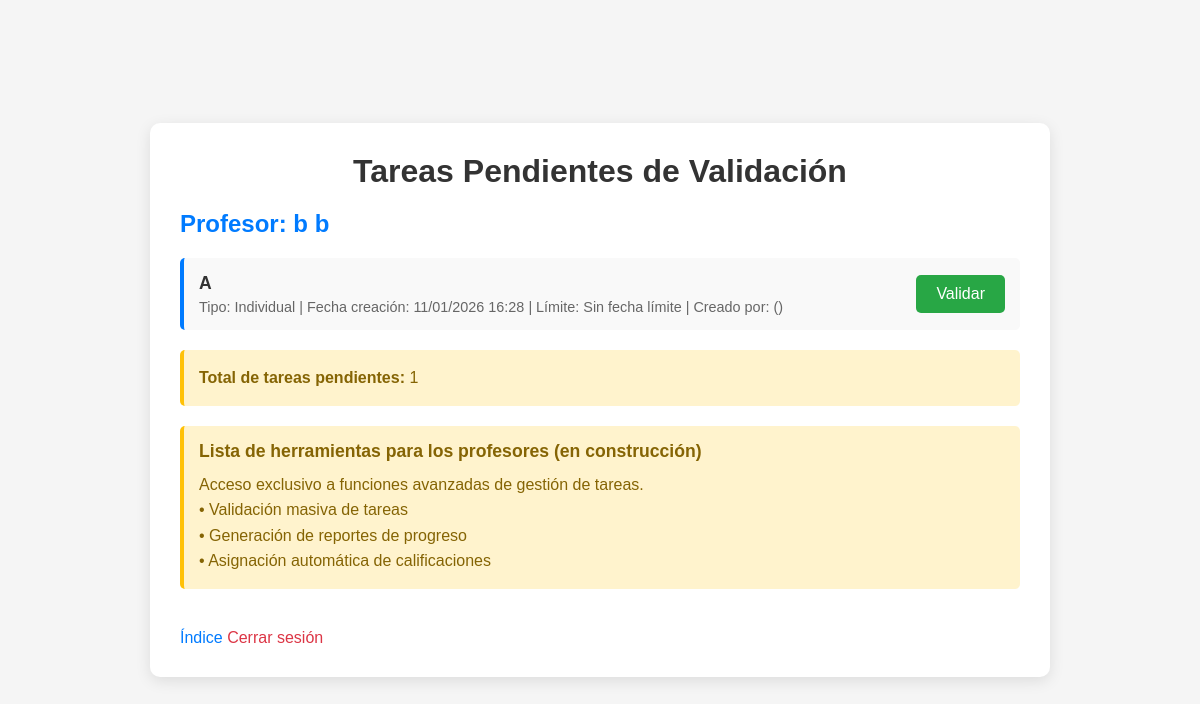
The app's page /validacion-profesor/ (signed in), older data.
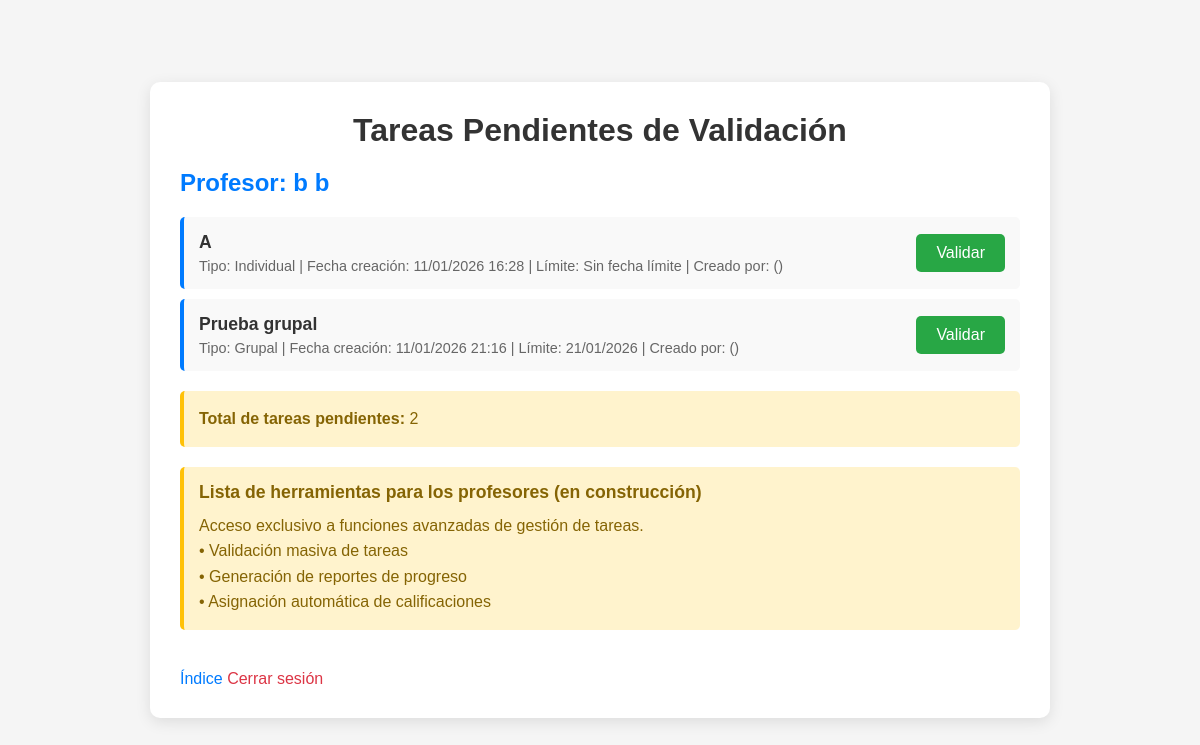
The same page, newer data.
### Aplicaciones/models.py (models this page shows, shortened)
class Tarea(models.Model):
    TIPO_CHOICES = (
        ('INDIVIDUAL', 'Individual'),
        ('GRUPAL', 'Grupal'),
        ('EVALUABLE', 'Evaluable'),
    )
    titulo = models.CharField(max_length=200)
    descripcion = models.TextField()
    tipo = models.CharField(max_length=20, choices=TIPO_CHOICES)
    evaluacion = models.BooleanField(default=False)
    validada = models.BooleanField(default=False)
    profesor_validar = models.ForeignKey(Usuario, on_delete=models.SET_NULL, null=True, blank=True, related_name='tareas_validadas')
    completada = models.BooleanField(default=False)
    crear = models.ForeignKey(Usuario, on_delete=models.CASCADE, related_name='tareas_creadas', null=True, blank=True)
    fecha_creacion = models.DateTimeField(auto_now_add=True, null=True, blank=True)
    fecha_final = models.DateField(null=True, blank=True)
    alumnos_participantes = models.ManyToManyField(Usuario, related_name='tareas_participante', blank=True, limit_choices_to={'rol': 'ALUMNO'})

### Aplicaciones/views.py (the view)
# urls.py: path('validacion-profesor/', views.validacion, name='validacion_profesor'),
def validacion(request):
    if not request.user.is_authenticated or request.user.rol != 'PROFESOR':
        return redirect('login')
    tareas_pendientes = Tarea.objects.filter(
        validada=False,
        completada=True
    ).select_related('crear')
    context = {
        'profesor': request.user,
        'tareas_pendientes': tareas_pendientes
    }
    return render(request, 'Aplicaciones/validacion_profesor.html', context)

### Aplicaciones/templates/Aplicaciones/validacion_profesor.html (shortened to what this page needs)
<!DOCTYPE html>
<html>
<head>
</head>
<body>
    <div class="container">
        <h1>Tareas Pendientes de Validación</h1>
        <h2>Profesor: {{ profesor.first_name }} {{ profesor.last_name }}</h2>
        <ul>
        {% for tarea in tareas_pendientes %}
            <li>
                <div class="tarea-info">
                    <div class="tarea-titulo">{{ tarea.titulo }}</div>
                    <div class="tarea-detalles">
                        Tipo: {{ tarea.get_tipo_display }} |
                        Fecha creación: {{ tarea.fecha_creacion|date:"d/m/Y H:i" }} |
                        Límite: {{ tarea.fecha_final|date:"d/m/Y"|default:"Sin fecha límite" }} |
                        Creado por: {{ tarea.crear.first_name }} {{ tarea.crear.last_name }} ({{ tarea.crear.email }})
                    </div>
                </div>
                <a href="{% url 'validar_tarea_profesor' tarea.id %}" class="validar-btn">
                    Validar
                </a>
            </li>
            {% empty %}
                <p>No hay tareas para validar.</p>
            {% endfor %}
        </ul>
        {% if user.rol == 'PROFESOR' %}
        <div class="seccion-profesor">
            <p><strong>Total de tareas pendientes:</strong> {{ tareas_pendientes.count }}</p>
        </div>
        <div class="seccion-profesor">
            <h3> Lista de herramientas para los profesores (en construcción)</h3>
            <p> Acceso exclusivo a funciones avanzadas de gestión de tareas.</p>
            <p>• Validación masiva de tareas</p>
            <p>• Generación de reportes de progreso</p>
            <p>• Asignación automática de calificaciones</p>
        </div>
        {% else %}
        <div class="alerta-restringido">
            Contenido restringido: Solo los profesores pueden ver estadísticas y herramientas de gestión.
        </div>
        {% endif %}
        <a href="{% url 'indice' %}" class="volver-link">Índice</a>
        <a href="{% url 'logout' %}" class="volver-link" style="color: #dc3545;">Cerrar sesión</a>
    </div>
</body>
</html>

Row changes from the older to the newer data that the page shows:
added Tarea: titulo "Prueba grupal", tipo "Grupal", fecha_creacion "11/01/2026 21:16", fecha_final "21/01/2026"
Text that changed along with them:
{{ tareas_pendientes.count }}: "1" → "2"
